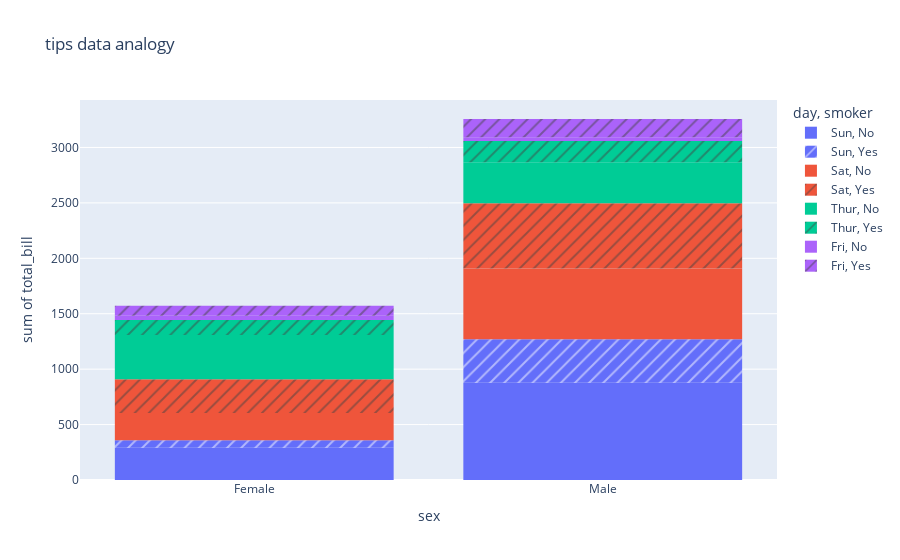

Source (notebook cell):
### Markdown cell above
Q3. Using the tips dataset in the Plotly library, Plot a histogram for x= "sex" and y="total_bill" column in
the tips dataset. Also, use the "smoker" column with the pattern_shape parameter and the "day"
column with the color parameter.

### Code cell
fig = px.histogram(df2,x='sex', y ='total_bill', title="tips data analogy",pattern_shape='smoker',color='day' )
fig.show()

### Figure 1 — Plotly figure (JSON) as saved in the notebook; plotly's stock layout.template omitted (floating-point values rounded to 4 significant figures)
{"data": [{"alignmentgroup": "True", "bingroup": "x", "histfunc": "sum", "hovertemplate": "day=Sun<br>smoker=No<br>sex=%{x}<br>sum of total_bill=%{y}<extra></extra>", "legendgroup": "Sun, No", "marker": {"color": "#636efa", "pattern": {"shape": ""}}, "name": "Sun, No", "offsetgroup": "Sun, No", "orientation": "v", "showlegend": true, "type": "histogram", "x": ["Female", "Male", "Male", "Male", "Female", "Male", "Male", "Male", "Male", "Male", "Male", "Female", "Male", "Male", "Female", "Male", "Female", "Male", "Female", "Male", "Male", "Male", "Male", "Male", "Male", "Male", "Male", "Male", "Male", "Female", "Female", "Male", "Male", "Male", "Male", "Male", "Female", "Female", "Male", "Male", "Male", "Male", "Male", "Male", "Female", "Male", "Female", "Female", "Male", "Male", "Male", "Female", "Male", "Male", "Male", "Male", "Male"], "xaxis": "x", "y": [16.99, 10.34, 21.01, 23.68, 24.59, 25.29, 8.77, 26.88, 15.04, 14.78, 10.27, 35.26, 15.42, 18.43, 14.83, 21.58, 10.33, 16.29, 16.97, 17.46, 13.94, 9.68, 30.4, 18.29, 22.23, 32.4, 28.55, 18.04, 12.54, 10.29, 34.81, 9.94, 25.56, 19.49, 38.07, 23.95, 25.71, 17.31, 29.93, 14.07, 13.13, 17.26, 24.55, 19.77, 29.85, 48.17, 25, 13.39, 16.49, 21.5, 12.66, 16.21, 13.81, 24.52, 20.76, 31.71, 20.69], "yaxis": "y"}, {"alignmentgroup": "True", "bingroup": "x", "histfunc": "sum", "hovertemplate": "day=Sun<br>smoker=Yes<br>sex=%{x}<br>sum of total_bill=%{y}<extra></extra>", "legendgroup": "Sun, Yes", "marker": {"color": "#636efa", "pattern": {"shape": "/"}}, "name": "Sun, Yes", "offsetgroup": "Sun, Yes", "orientation": "v", "showlegend": true, "type": "histogram", "x": ["Female", "Male", "Male", "Male", "Male", "Male", "Male", "Female", "Male", "Male", "Male", "Male", "Male", "Male", "Female", "Male", "Female", "Male", "Male"], "xaxis": "x", "y": [17.51, 7.25, 31.85, 16.82, 32.9, 17.89, 14.48, 9.6, 34.63, 34.65, 23.33, 45.35, 23.17, 40.55, 20.9, 30.46, 18.15, 23.1, 15.69], "yaxis": "y"}, {"alignmentgroup": "True", "bingroup": "x", "histfunc": "sum", "hovertemplate": "day=Sat<br>smoker=No<br>sex=%{x}<br>sum of total_bill=%{y}<extra></extra>", "legendgroup": "Sat, No", "marker": {"color": "#EF553B", "pattern": {"shape": ""}}, "name": "Sat, No", "offsetgroup": "Sat, No", "orientation": "v", "showlegend": true, "type": "histogram", "x": ["Male", "Male", "Female", "Female", "Male", "Male", "Male", "Male", "Male", "Male", "Female", "Male", "Male", "Female", "Female", "Male", "Male", "Male", "Female", "Male", "Male", "Male", "Female", "Male", "Male", "Male", "Female", "Male", "Male", "Female", "Female", "Male", "Female", "Male", "Male", "Female", "Male", "Male", "Male", "Male", "Male", "Male", "Female", "Male", "Male"], "xaxis": "x", "y": [20.65, 17.92, 20.29, 15.77, 39.42, 19.82, 17.81, 13.37, 12.69, 21.7, 19.65, 9.55, 18.35, 15.06, 20.69, 17.78, 24.06, 16.31, 16.93, 18.69, 31.27, 16.04, 26.41, 48.27, 17.59, 20.08, 16.45, 20.23, 12.02, 17.07, 14.73, 10.51, 20.92, 18.24, 14, 7.25, 48.33, 20.45, 13.28, 11.61, 10.77, 10.07, 35.83, 29.03, 17.82], "yaxis": "y"}, {"alignmentgroup": "True", "bingroup": "x", "histfunc": "sum", "hovertemplate": "day=Sat<br>smoker=Yes<br>sex=%{x}<br>sum of total_bill=%{y}<extra></extra>", "legendgroup": "Sat, Yes", "marker": {"color": "#EF553B", "pattern": {"shape": "/"}}, "name": "Sat, Yes", "offsetgroup": "Sat, Yes", "orientation": "v", "showlegend": true, "type": "histogram", "x": ["Male", "Male", "Male", "Male", "Male", "Male", "Female", "Male", "Female", "Female", "Male", "Female", "Female", "Male", "Male", "Male", "Female", "Female", "Female", "Male", "Male", "Male", "Male", "Male", "Female", "Male", "Male", "Female", "Female", "Female", "Male", "Male", "Male", "Female", "Female", "Male", "Male", "Male", "Male", "Male", "Female", "Male"], "xaxis": "x", "y": [38.01, 11.24, 20.29, 13.81, 11.02, 18.29, 3.07, 15.01, 26.86, 25.28, 17.92, 44.3, 22.42, 15.36, 20.49, 25.21, 14.31, 10.59, 10.63, 50.81, 15.81, 26.59, 38.73, 24.27, 12.76, 30.06, 25.89, 13.27, 28.17, 12.9, 28.15, 11.59, 7.74, 30.14, 22.12, 24.01, 15.69, 15.53, 12.6, 32.83, 27.18, 22.67], "yaxis": "y"}, {"alignmentgroup": "True", "bingroup": "x", "histfunc": "sum", "hovertemplate": "day=Thur<br>smoker=No<br>sex=%{x}<br>sum of total_bill=%{y}<extra></extra>", "legendgroup": "Thur, No", "marker": {"color": "#00cc96", "pattern": {"shape": ""}}, "name": "Thur, No", "offsetgroup": "Thur, No", "orientation": "v", "showlegend": true, "type": "histogram", "x": ["Male", "Male", "Male", "Male", "Female", "Male", "Female", "Male", "Male", "Male", "Male", "Female", "Female", "Female", "Male", "Female", "Male", "Male", "Female", "Female", "Male", "Female", "Female", "Male", "Male", "Female", "Female", "Female", "Female", "Female", "Female", "Female", "Female", "Female", "Male", "Male", "Female", "Female", "Female", "Female", "Female", "Male", "Male", "Male", "Female"], "xaxis": "x", "y": [27.2, 22.76, 17.29, 16.66, 10.07, 15.98, 34.83, 13.03, 18.28, 24.71, 21.16, 10.65, 12.43, 24.08, 11.69, 13.42, 14.26, 15.95, 12.48, 29.8, 8.52, 14.52, 11.38, 22.82, 19.08, 20.27, 11.17, 12.26, 18.26, 8.51, 10.33, 14.15, 13.16, 17.47, 34.3, 41.19, 27.05, 16.43, 8.35, 18.64, 11.87, 9.78, 7.51, 7.56, 18.78], "yaxis": "y"}, {"alignmentgroup": "True", "bingroup": "x", "histfunc": "sum", "hovertemplate": "day=Thur<br>smoker=Yes<br>sex=%{x}<br>sum of total_bill=%{y}<extra></extra>", "legendgroup": "Thur, Yes", "marker": {"color": "#00cc96", "pattern": {"shape": "/"}}, "name": "Thur, Yes", "offsetgroup": "Thur, Yes", "orientation": "v", "showlegend": true, "type": "histogram", "x": ["Male", "Male", "Male", "Female", "Male", "Male", "Male", "Male", "Female", "Female", "Male", "Male", "Female", "Female", "Female", "Male", "Female"], "xaxis": "x", "y": [19.44, 32.68, 16, 19.81, 28.44, 15.48, 16.58, 10.34, 43.11, 13, 13.51, 18.71, 12.74, 13, 16.4, 20.53, 16.47], "yaxis": "y"}, {"alignmentgroup": "True", "bingroup": "x", "histfunc": "sum", "hovertemplate": "day=Fri<br>smoker=No<br>sex=%{x}<br>sum of total_bill=%{y}<extra></extra>", "legendgroup": "Fri, No", "marker": {"color": "#ab63fa", "pattern": {"shape": ""}}, "name": "Fri, No", "offsetgroup": "Fri, No", "orientation": "v", "showlegend": true, "type": "histogram", "x": ["Male", "Female", "Male", "Female"], "xaxis": "x", "y": [22.49, 22.75, 12.46, 15.98], "yaxis": "y"}, {"alignmentgroup": "True", "bingroup": "x", "histfunc": "sum", "hovertemplate": "day=Fri<br>smoker=Yes<br>sex=%{x}<br>sum of total_bill=%{y}<extra></extra>", "legendgroup": "Fri, Yes", "marker": {"color": "#ab63fa", "pattern": {"shape": "/"}}, "name": "Fri, Yes", "offsetgroup": "Fri, Yes", "orientation": "v", "showlegend": true, "type": "histogram", "x": ["Male", "Female", "Female", "Male", "Male", "Male", "Male", "Female", "Female", "Male", "Female", "Male", "Male", "Female", "Female"], "xaxis": "x", "y": [28.97, 5.75, 16.32, 40.17, 27.28, 12.03, 21.01, 11.35, 15.38, 12.16, 13.42, 8.58, 13.42, 16.27, 10.09], "yaxis": "y"}], "layout": {"barmode": "relative", "legend": {"title": {"text": "day, smoker"}, "tracegroupgap": 0}, "title": {"text": "tips data analogy"}, "xaxis": {"anchor": "y", "domain": [0, 1], "title": {"text": "sex"}}, "yaxis": {"anchor": "x", "domain": [0, 1], "title": {"text": "sum of total_bill"}}}}
